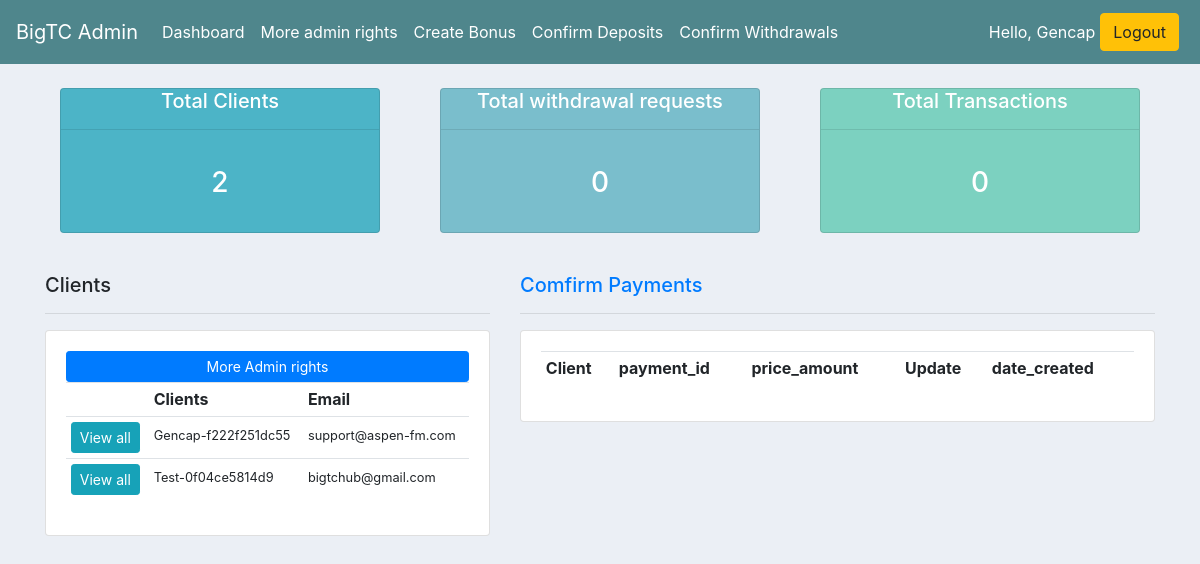
Page /admindashboard/ (signed in) on the committed database.
### gencapapp/models.py (models this page shows, shortened)
class Client(models.Model):
	GENDER= (
		('MALE', 'MALE'),
		('FEMALE', 'FEMALE'),
		('TRANSGENDER', 'TRANSGENDER'),
		('RATHER NOT SAY', 'RATHER NOT SAY'),
		)
	KIN_GENDER= (
		('MALE', 'MALE'),
		('FEMALE', 'FEMALE'),
		('TRANSGENDER', 'TRANSGENDER'),
		('RATHER NOT SAY', 'RATHER NOT SAY'),
		)
	RELATIONSHIP=(
		('FATHER', 'FATHER'),
		('MOTHER', 'MOTHER'),
		('SIBLING', 'SIBLING'),
		('SPOUSE', 'SPOUSE'),
		('OTHERS', 'OTHERS'),
		)
	user= models.OneToOneField(User, on_delete= models.CASCADE)
	bio= models.TextField(blank= True)
	first_name= models.CharField(max_length=64, default='update your account', null=True, blank=True)
	last_name= models.CharField(max_length=64, default='update your account', null=True, blank=True)
	email_address= models.CharField(max_length=64, default='update your account', null=True, blank=True)
	country= models.CharField(max_length=64, default='update your account', null=True, blank=True)
	city= models.CharField(max_length=64, default='update your account', null=True, blank=True)
	home_address= models.CharField(max_length=64, default='update your account', null=True, blank=True)
	Date_of_birth= models.CharField(max_length=64, default='update your account', null=True, blank=True)
	gender= models.CharField(max_length=64, default='update your account', null=True, blank=True, choices=GENDER)
	occupation= models.CharField(max_length=64, default='update your account', null=True, blank=True)
	monthly_income= models.CharField(max_length=64, default='update your account', null=True, blank=True)
	reason_for_investing= models.CharField(max_length=64, default='update your account', null=True, blank=True)
	code= models.CharField(max_length=12, blank=True)
	recommended_by= models.ForeignKey(User, on_delete=models.CASCADE, blank=True, null=True, related_name='ref_by')
	updated= models.DateTimeField(auto_now= True)
	created= models.DateTimeField(auto_now_add= True)
	deposit= models.FloatField(default=0, null=True)
	balance= models.FloatField(default=0,null=True)
	withdrawal= models.FloatField(default=0,null=True)
	profit= models.FloatField(default=0,null=True)
	roi= models.FloatField(default=0.015, null=True)
	investment_plan_name= models.CharField(default='MISSED-INFO', max_length=20, null=True, blank=True)
	contract_duration= models.FloatField(default=180, null=True, blank=True)
	running_days= models.IntegerField(default=0, null=True)
	wallet_address= models.CharField(max_length=400, default='update your account', null=True)
	ID_CARD= models.ImageField(null=True, blank=True)
	next_of_kin_fullname= models.CharField(max_length=64, default='update your account', null=True, blank=True)
	next_of_kin_phonenumber= models.CharField(max_length=64, default='update your account', null=True, blank=True)
	next_of_kin_gender= models.CharField(max_length=64, default='update your account', null=True, blank=True, choices=KIN_GENDER)
	next_of_kin_age= models.CharField(max_length=64, default='update your account', null=True, blank=True,)
	next_of_kin_phonenumber= models.CharField(max_length=64, default='update your account', null=True, blank=True,)
	next_of_kin_home_address= models.CharField(max_length=64, default='update your account', null=True, blank=True,)
	relationship_status_with_next_of_kin= models.CharField(max_length=64, default='update your account', null=True, blank=True, choices=RELATIONSHIP)
	def __str__(self):
		return f'{self.user.username}-{self.code}'

### gencapapp/views.py (the view)
# urls.py: path('admindashboard/', views.admindashboard, name="admindashboard"),
@login_required(login_url='signin')
@staff_member_required
def admindashboard(request):
	clients= Client.objects.all()
	withdrawal_requests= Withdrawal_request.objects.all()
	transactions= Transaction.objects.all()
	clients_total= clients.count()
	withdrawal_requests_total= withdrawal_requests.count()
	transactions_total= transactions.count()
	payment= Payment_id.objects.all()
	context={'clients_total':clients_total, 'withdrawal_requests_total':withdrawal_requests_total, 'transactions_total':transactions_total,
	"clients":clients, 'payment':payment  }
	return render(request, 'gencapapp/adminpage.html', context)

### gencapapp/templates/gencapapp/adminpage.html (shortened to what this page needs)
<!DOCTYPE html>
<html>
<head>
	{% load static %}
	<link rel="stylesheet" href="https://stackpath.bootstrapcdn.com/bootstrap/4.4.1/css/bootstrap.min.css">
	<link rel="stylesheet" type="text/css" href="{% static 'css/main.css' %}">
</head>
<body>
<nav class="navbar navbar-expand-lg navbar-dark bg-dark">
  <a class="navbar-brand" href="{% url 'home' %}">BigTC Admin</a>
  <div class="collapse navbar-collapse" id="navbarSupportedContent">
    <ul class="navbar-nav mr-auto">
      {% if request.user.is_staff %}
      <li class="nav-item active">
        <a class="nav-link" href="{% url 'admindashboard' %}">Dashboard <span class="sr-only">(current)</span></a>
      </li>
      <li class="nav-item active">
        <a class="nav-link" href="https://www.Metakonet.com/admin">More admin rights</a>
      </li>
      <li class="nav-item active">
        <a class="nav-link" href="{% url 'create_bonus' %}">Create Bonus</a>
      </li>
      <li class="nav-item active">
        <a class="nav-link" href="{% url 'confirm_deposit' %}">Confirm Deposits </a>
      </li>
      <li class="nav-item active">
        <a class="nav-link" href="{% url 'confirm_withdrawal' %}">Confirm Withdrawals</a>
      </li>
      {% else %}
      <li class="nav-item active">
        <a class="nav-link" href="{% url 'account_settings' %}">Settings </a>
      </li>
      {% endif %}
    </ul>
    <div class="form-inline my-2 my-lg-0">
      {% if request.user.is_authenticated %}
          <span style="color:#fff;">Hello, {{request.user}}</span>
          <a href="{% url 'logout' %}" class="btn btn-warning" style="margin: 5px;">Logout</a>
      {% else %}
          <a href="{% url 'register' %}" class="btn btn-success" style="margin: 5px;">Sign up!</a>
          <a href="{% url 'signin' %}"class="btn btn-warning">Login!</a>
      {% endif %}
    </div>
  </div>
</nav>
<div class="container">
<br>
<div class="row">
	<div class="col">
		<div class="col-md">
			<div class="card text-center text-white mb-3 " id="total-orders">
				<div class="card-headers" id="headers">
					<h5 class="card-title">Total Clients</h5>
					<hr>
				</div>
				<div class="card-body">
					<h3 class="card-title">{{clients_total}}</h3>
				</div>
			</div>
	   </div>
	</div>
	<div class="col">
		<div class="col-md">
			<div class="card text-center text-white mb-3 " id="orders-delivered">
				<div class="card-headers">
					<h5 class="card-title">Total withdrawal requests</h5>
					<hr>
				</div>
				<div class="card-body">
					<h3 class="card-title">{{withdrawal_requests_total}}</h3>
				</div>
			</div>
	   </div>
	</div>
	<div class="col">
		<div class="col-md">
			<div class="card text-center text-white mb-3 " id="orders-pending">
				<div class="card-headers">
					<h5 class="card-title">Total Transactions</h5>
					<hr>
				</div>
				<div class="card-body">
					<h3 class="card-title">{{transactions_total}}</h3>
				</div>
			</div>
	   </div>
	</div>
</div>
<br>
<div class="row">
	<div class="col-md-5">
		<h5>Clients</h5>
		<hr>
		<div class="card card-body">
			<a class="btn btn-primary btn-sm btn-block" href="https://www.Metakonet.com/admin">More Admin rights</a>
			<table class="table table-sm">
				<tr>
					<th></th>
					<th>Clients</th>
					<th>Email</th>
				</tr>
				 {% for client in clients %}
				<tr>
					<td><a class="btn btn-sm btn-info" href="">View all</a></td>
					<td><small>{{client}}</small></td>
					<td><small>{{client.email_address}}</small></td>
				</tr>
				{% endfor %}
			</table>
		</div>
	</div>
	<div class="col-md-7">
		<h5><a href="https://www.Metakonet.com/confirm_deposit/">Comfirm Payments</a></h5>
		<hr>
		<div class="card card-body">
			<table class="table table-sm">
				<tr>
					<th>Client</th>
					<th>payment_id</th>
					<th>price_amount</th>
					<th>Update</th>
					<th>date_created</th>
				</tr>
			</table>
		</div>
	</div>
</div>
</div>
</body>
</html>

### static/css/main.css (style rules this page uses)
.bg-dark { background-color: #4f868c!important; }
body { background-color: #ebeff5; }
#total-orders { background-color: #4cb4c7; }
#orders-delivered { background-color: #7abecc; }
#orders-pending { background-color: #7CD1C0; }

### rows in the picture
Client: user+code "Gencap-f222f251dc55", email_address "support@aspen-fm.com"
Client: user+code "Test-0f04ce5814d9", email_address "bigtchub@gmail.com"

### other values in the picture
{{ request.user }} "Gencap"
{{ clients_total }} "2"
{{ withdrawal_requests_total }} "0"
{{ transactions_total }} "0"
